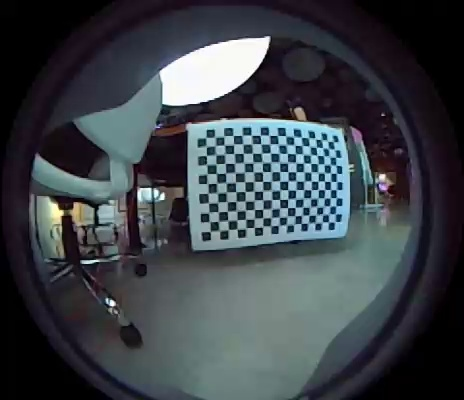
#> input picture data/largeBoard/B/image_064.jpg, 464 x 400 px; its folder holds 2 pictures in this run
$ python newChessProcessing.py   (older library calls are emulated)
#> lines starting #> are read from the running program, lines starting #| are printed output that depends on the picture
import cv2
import numpy as np
import os
import glob

# ===================================================================================
# FUNÇÕES DE CALIBRAÇÃO E DIAGNÓSTICO (INTOCADAS)
# ===================================================================================

def calibrar_camera_olho_de_peixe(
    imagens_calibracao_path: str,
    largura_tabuleiro: int,
    altura_tabuleiro: int,
    tamanho_quadrado_mm: float
):
    """
    Realiza a calibração de uma câmera olho de peixe usando imagens de um tabuleiro de xadrez.
    """
#> called with imagens_calibracao_path = 'data/largeBoard/B', largura_tabuleiro = 17, altura_tabuleiro = 11, tamanho_quadrado_mm = 25
    # ... (código exatamente como o seu, sem alterações)
    # Critérios para o refinamento dos cantos
    subpix_criteria = (cv2.TERM_CRITERIA_EPS + cv2.TERM_CRITERIA_MAX_ITER, 30, 0.1)

    # Dimensões do tabuleiro
    CHECKERBOARD = (largura_tabuleiro, altura_tabuleiro)

    # Preparar pontos do objeto no mundo real
    objp = np.zeros((1, CHECKERBOARD[0] * CHECKERBOARD[1], 3), np.float32)
    objp[0,:,:2] = np.mgrid[0:CHECKERBOARD[0], 0:CHECKERBOARD[1]].T.reshape(-1, 2)
    objp *= tamanho_quadrado_mm

    # Arrays para armazenar pontos
    objpoints = []
    imgpoints = []

    # Encontrar arquivos de imagem
    extensions = ['*.jpg', '*.jpeg', '*.png', '*.bmp', '*.tiff']
    images = []
    for ext in extensions:
        images.extend(glob.glob(os.path.join(imagens_calibracao_path, ext)))
        images.extend(glob.glob(os.path.join(imagens_calibracao_path, ext.upper())))
#> pass 2 of the loop in calibrar_camera_olho_de_peixe, `for ext in extensions:`:

    if not images:
        print(f"Nenhuma imagem encontrada em '{imagens_calibracao_path}'")
        return None, None, None, None, None

    print(f"Encontradas {len(images)} imagens para calibração.")
    gray_shape = None

    for fname in images:
        img = cv2.imread(fname)
#> img is the input picture: shape (400, 464, 3); mean B, G, R 72.3, 66.8, 60.8
        if img is None:
            continue

        gray = cv2.cvtColor(img, cv2.COLOR_BGR2GRAY)
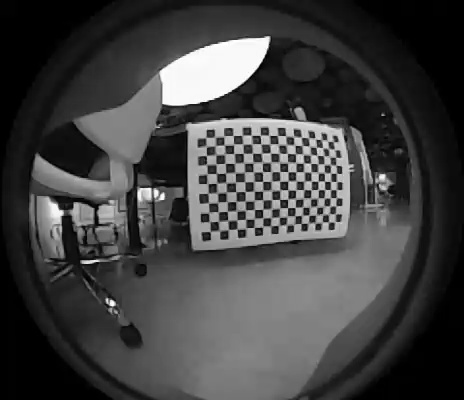
#> gray: shape (400, 464); min 0, max 255, mean 65.6
        if gray_shape is None:
            gray_shape = gray.shape[::-1]
#> gray_shape = (464, 400)

        ret, corners = cv2.findChessboardCorners(gray, CHECKERBOARD,
            cv2.CALIB_CB_ADAPTIVE_THRESH + cv2.CALIB_CB_FAST_CHECK + cv2.CALIB_CB_NORMALIZE_IMAGE)
#> ret = False; corners = None

        if ret:
            objpoints.append(objp)
            corners2 = cv2.cornerSubPix(gray, corners, (3, 3), (-1, -1), subpix_criteria)
            imgpoints.append(corners2)
            print(f"✓ Cantos encontrados: {os.path.basename(fname)}")
        else:
            print(f"✗ Cantos não encontrados: {os.path.basename(fname)}")
#> pass 2 of the loop in calibrar_camera_olho_de_peixe, `for fname in images:`:
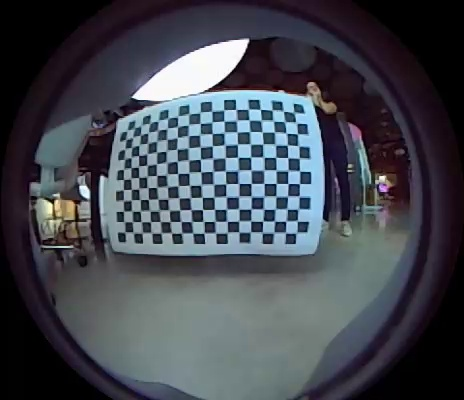
#> input picture data/largeBoard/B/image_092.jpg, 464 x 400 px
#> in calibrar_camera_olho_de_peixe, img is the input picture: shape (400, 464, 3); mean B, G, R 80.6, 72.3, 68
#> in calibrar_camera_olho_de_peixe, `gray = cv2.cvtColor(img, cv2.COLOR_BGR2GRAY)`:
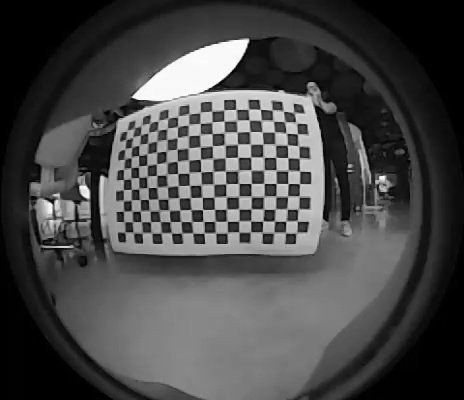
#> gray: shape (400, 464); min 0, max 255, mean 72
#> ret = True; corners = 187 rows, first 8: [126.4, 131.4], [134.6, 127.7], [141, 124.5], [149.7, 123.7], [157.6, 121.6], [167.8, 118.2], [177.3, 117.7], [189, 113.9]
#> corners2 = 187 rows, first 8: [126.8, 130.7], [134.3, 127.7], [140.7, 125.8], [149.8, 123.4], [157.9, 121.2], [167.8, 118.2], [177.4, 116.8], [189, 113.8]

    if len(objpoints) < 3:
        print(f"Erro: Apenas {len(objpoints)} imagens válidas. Mínimo: 3")
        return None, None, None, None, None

    N_OK = len(objpoints)
    K = np.zeros((3, 3))
    D = np.zeros((4, 1))
    rvecs = [np.zeros((1, 1, 3), dtype=np.float64) for _ in range(N_OK)]
    tvecs = [np.zeros((1, 1, 3), dtype=np.float64) for _ in range(N_OK)]

    calibration_flags = cv2.fisheye.CALIB_RECOMPUTE_EXTRINSIC | cv2.fisheye.CALIB_CHECK_COND | cv2.fisheye.CALIB_FIX_SKEW

    print(f"Calibrando com {N_OK} imagens...")

    try:
        rms, K, D, rvecs, tvecs = cv2.fisheye.calibrate(
            objpoints, imgpoints, gray_shape, K, D, rvecs, tvecs,
            calibration_flags, (cv2.TERM_CRITERIA_EPS + cv2.TERM_CRITERIA_MAX_ITER, 30, 1e-6)
        )

        print(f"✓ Calibração concluída! RMS: {rms:.4f}")
        return K, D, rvecs, tvecs, gray_shape

    except cv2.error as e:
        print(f"Erro na calibração: {e}")
        return None, None, None, None, None

# [188 lines left out: functions diagnosticar_parametros, executar_correcao_robusta, corrigir_imagem_fisheye_robusto, processar_pasta_em_lote, not called in this run]


if __name__ == '__main__':
    # ===================================================================================
    # CONFIGURAÇÃO PRINCIPAL - AJUSTE AQUI
    # ===================================================================================
    # --- MODO DE OPERAÇÃO ---
    MODO_LOTE = True

    # --- CONFIGURAÇÕES DE CALIBRAÇÃO ---
    pasta_calibracao = 'data/largeBoard/B'
    largura_tabuleiro = 17
    altura_tabuleiro = 11
    tamanho_quadrado_mm = 25.0

    # --- CONFIGURAÇÕES PARA O MODO LOTE ---
    if MODO_LOTE:
        pasta_de_entrada_lote = 'data/data_geral'
        pasta_de_saida_lote = 'imagens_corrigidas'

    # ===================================================================================
    # EXECUÇÃO DO SCRIPT
    # ===================================================================================
    K, D, rvecs, tvecs, dimensoes_calibracao = calibrar_camera_olho_de_peixe(
        pasta_calibracao, largura_tabuleiro, altura_tabuleiro, tamanho_quadrado_mm
    )

    if K is not None and D is not None:
        diagnosticar_parametros(K, D, dimensoes_calibracao)
        np.savez('camera_calibration_fisheye.npz', K=K, D=D, dim=dimensoes_calibracao)
        print(f"\n✓ Parâmetros salvos em 'camera_calibration_fisheye.npz'")

        if MODO_LOTE:
            processar_pasta_em_lote(
                pasta_entrada=pasta_de_entrada_lote,
                pasta_saida=pasta_de_saida_lote,
                K=K, D=D, calib_dim=dimensoes_calibracao
            )
        else:
            print("\nMODO DE TESTE INTERATIVO ATIVADO")
            imagem_teste = os.path.join(pasta_calibracao, 'image_089.jpg')
            if os.path.exists(imagem_teste):
                corrigir_imagem_fisheye_robusto(imagem_teste, K, D, dimensoes_calibracao)
            else:
                print(f"Imagem de teste não encontrada.")

    else:
        print("❌ Calibração falhou!")
